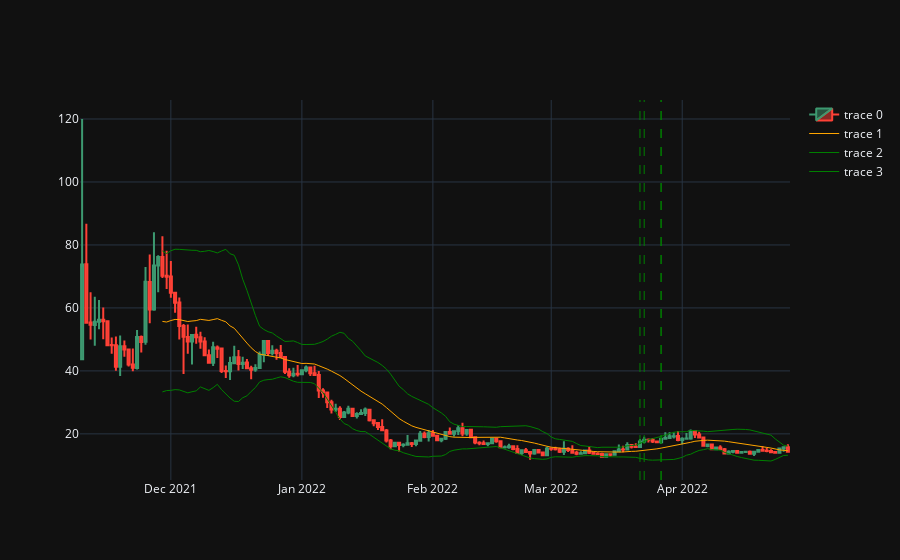

Notebook source saved alongside this figure:
### Code cell
# # Volume Plot
# fig.add_trace(go.Bar(x = df['datetime'], y = df['volume'], showlegend=False), 
#               row = 2, col = 1)
import plotly.graph_objects as go

# plot the candlesticks
fig = go.Figure(data=[go.Candlestick(x=df.index,
                                     open=df.Open, 
                                     high=df.High,
                                     low=df.Low,
                                     close=df.Close), 
                      go.Scatter(x=df.index, y=df['sma_20'], line=dict(color='orange', width=1)),
                      go.Scatter(x=df.index, y=df['upper_bb'], line=dict(color='green', width=1)),
                      go.Scatter(x=df.index, y=df['lower_bb'], line=dict(color='green', width=1))])


for b in entries_Index:
    # b is of type np_datetime64, it wont work with plotly
    # so you have to transform it into pandas datetime
    b= pd.to_datetime(b)

    fig.add_vline(x=b, line_width=1, line_dash="dash", line_color="green")


fig.update_layout(template = 'plotly_dark')
fig.layout.xaxis.rangeslider.visible = False


fig.show()

### Figure 1 — Plotly figure (JSON) as saved in the notebook; plotly's stock layout.template omitted (floating-point values rounded to 4 significant figures; data arrays with more than 128 entries replaced by an {"elided": "..."} marker saying what was removed)
{"data": [{"close": {"elided": "168 float values"}, "high": {"elided": "168 float values"}, "low": {"elided": "168 float values"}, "open": {"elided": "168 float values"}, "type": "candlestick", "x": {"elided": "168 str values"}}, {"line": {"color": "orange", "width": 1}, "type": "scatter", "x": {"elided": "168 str values"}, "y": {"elided": "168 float values"}}, {"line": {"color": "green", "width": 1}, "type": "scatter", "x": {"elided": "168 str values"}, "y": {"elided": "168 float values"}}, {"line": {"color": "green", "width": 1}, "type": "scatter", "x": {"elided": "168 str values"}, "y": {"elided": "168 float values"}}], "layout": {"shapes": [{"line": {"color": "green", "dash": "dash", "width": 1}, "type": "line", "x0": "2022-03-22T00:00:00", "x1": "2022-03-22T00:00:00", "xref": "x", "y0": 0, "y1": 1, "yref": "y domain"}, {"line": {"color": "green", "dash": "dash", "width": 1}, "type": "line", "x0": "2022-03-23T00:00:00", "x1": "2022-03-23T00:00:00", "xref": "x", "y0": 0, "y1": 1, "yref": "y domain"}, {"line": {"color": "green", "dash": "dash", "width": 1}, "type": "line", "x0": "2022-03-27T00:00:00", "x1": "2022-03-27T00:00:00", "xref": "x", "y0": 0, "y1": 1, "yref": "y domain"}, {"line": {"color": "green", "dash": "dash", "width": 1}, "type": "line", "x0": "2022-03-27T00:00:00", "x1": "2022-03-27T00:00:00", "xref": "x", "y0": 0, "y1": 1, "yref": "y domain"}], "xaxis": {"rangeslider": {"visible": false}}}}
